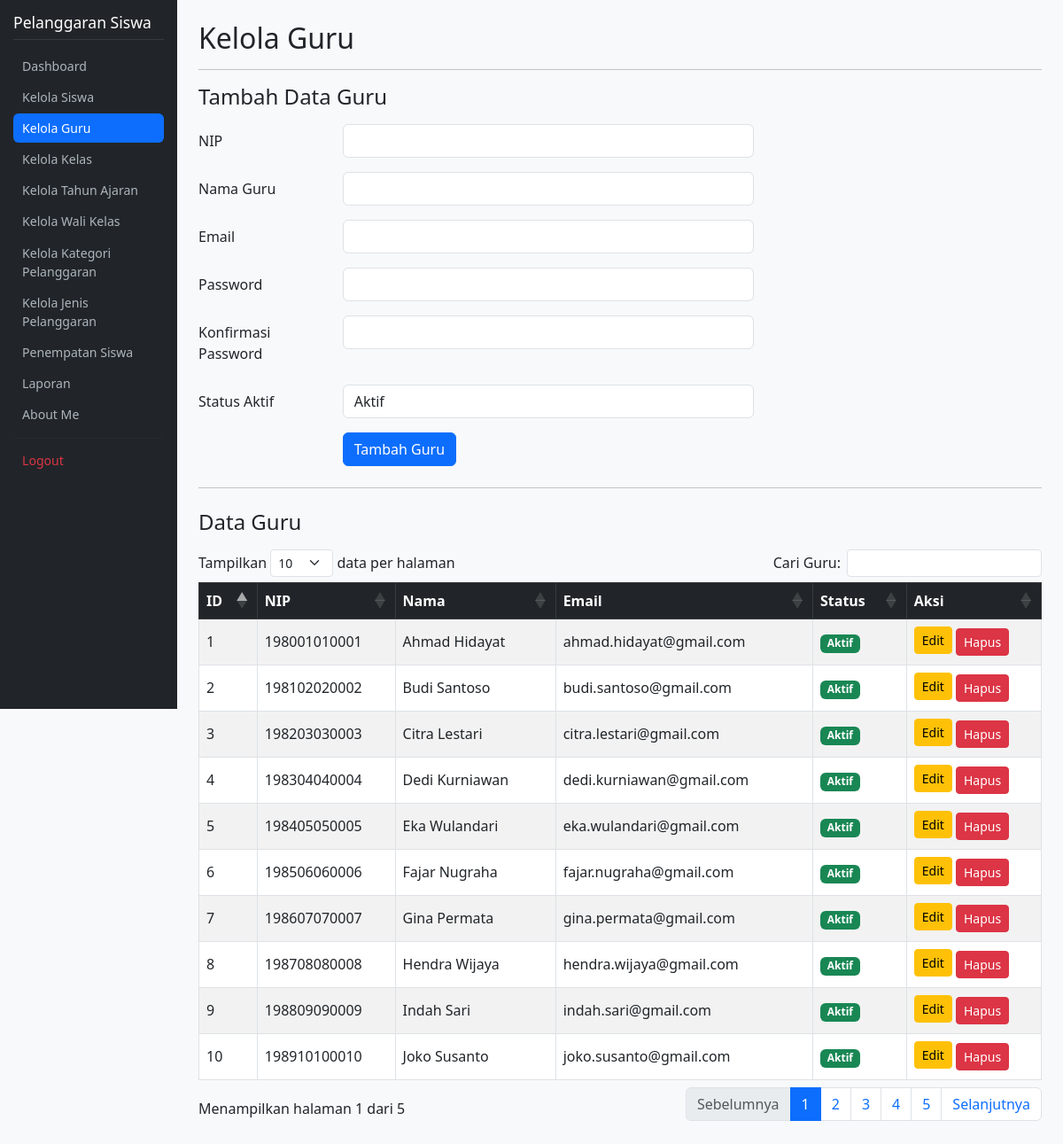
The page /kelola_guru.php (signed in) on the database its author committed.
### tables this page shows
CREATE TABLE `t_guru` (
  `id` int(11) NOT NULL,
  `nip` varchar(30) NOT NULL,
  `nama` varchar(150) DEFAULT NULL,
  `email` varchar(150) NOT NULL,
  `status_aktif` tinyint(1) NOT NULL,
  `user_id` int(11) NOT NULL,
  `created_at` timestamp NOT NULL DEFAULT current_timestamp(),
  `updated_at` timestamp NOT NULL DEFAULT current_timestamp()
);

### kelola_guru.php (the view, shortened to what this page needs)
<?php
include 'config/koneksi.php';
$sql = "SELECT
            t_guru.*,
            t_users.email AS email_user
        FROM t_guru
        LEFT JOIN t_users ON t_guru.user_id = t_users.id
        ORDER BY t_guru.id ASC";
$query = mysqli_query($koneksi, $sql);
?>
<!DOCTYPE html>
<html lang="id">
<head>
    <link href="https://cdn.jsdelivr.net/npm/bootstrap@5.3.0/dist/css/bootstrap.min.css" rel="stylesheet">
    <link rel="stylesheet" href="https://cdn.datatables.net/1.13.6/css/dataTables.bootstrap5.min.css">
</head>
<body class="bg-light">
<div class="container-fluid">
    <div class="row">
        <div class="sidebar-fixed">
            <h4 class="mb-3">Pelanggaran Siswa</h4>
            <ul class="nav flex-column">
                <li class="nav-item"><a href="dashboard.php" class="nav-link">Dashboard</a></li>
                <li class="nav-item"><a href="kelola_siswa.php" class="nav-link">Kelola Siswa</a></li>
                <li class="nav-item"><a href="kelola_guru.php" class="nav-link active">Kelola Guru</a></li>
                <li class="nav-item"><a href="kelola_kelas.php" class="nav-link">Kelola Kelas</a></li>
                <li class="nav-item"><a href="kelola_tahun_ajaran.php" class="nav-link">Kelola Tahun Ajaran</a></li>
                <li class="nav-item"><a href="kelola_wali_kelas.php" class="nav-link">Kelola Wali Kelas</a></li>
                <li class="nav-item"><a href="kelola_kategori_pelanggaran.php" class="nav-link">Kelola Kategori Pelanggaran</a></li>
                <li class="nav-item"><a href="kelola_jenis_pelanggaran.php" class="nav-link">Kelola Jenis Pelanggaran</a></li>
                <li class="nav-item"><a href="penempatan_siswa.php" class="nav-link">Penempatan Siswa</a></li>
                <li class="nav-item"><a href="pelanggaran.php" class="nav-link">Laporan</a></li>
                <li class="nav-item"><a href="tentang_saya.php" class="nav-link">About Me</a></li>
            </ul>
            <hr>
            <ul class="nav flex-column">
                <li class="nav-item"><a href="logout.php" class="nav-link logout">Logout</a></li>
            </ul>
        </div>
        <main class="p-4 main-content">
            <h2>Kelola Guru</h2>
            <hr>
            <h4 class="mb-3">Tambah Data Guru</h4>
            <form action="proses_guru.php" method="POST">
                <div class="mb-3 row">
                    <label class="col-sm-2 col-form-label">NIP</label>
                    <div class="col-sm-6">
                        <input type="text" name="nip" class="form-control" required>
                    </div>
                </div>
                <div class="mb-3 row">
                    <label class="col-sm-2 col-form-label">Nama Guru</label>
                    <div class="col-sm-6">
                        <input type="text" name="nama" class="form-control" required>
                    </div>
                </div>
                <div class="mb-3 row">
                    <label class="col-sm-2 col-form-label">Email</label>
                    <div class="col-sm-6">
                        <input type="email" name="email" class="form-control" required>
                    </div>
                </div>
                <div class="mb-3 row">
                    <label class="col-sm-2 col-form-label">Password</label>
                    <div class="col-sm-6">
                        <input type="password" name="password" class="form-control" required>
                    </div>
                </div>
                <div class="mb-3 row">
                    <label class="col-sm-2 col-form-label">Konfirmasi Password</label>
                    <div class="col-sm-6">
                        <input type="password" name="konfirmasi_password" class="form-control" required>
                    </div>
                </div>
                <div class="mb-3 row">
                    <label class="col-sm-2 col-form-label">Status Aktif</label>
                    <div class="col-sm-6">
                        <select name="status_aktif" class="form-control" required>
                            <option value="1">Aktif</option>
                        </select>
                    </div>
                </div>
                <div class="mb-3 row">
                    <div class="col-sm-6 offset-sm-2">
                        <button type="submit" class="btn btn-primary">Tambah Guru</button>
                    </div>
                </div>
            </form>
            <hr class="my-4">
            <h4 class="mb-3">Data Guru</h4>
            <div class="table-responsive">
                <table id="tabelGuru" class="table table-bordered table-striped align-middle" style="width:100%">
                    <thead class="table-dark">
                        <tr>
                            <th>ID</th>
                            <th>NIP</th>
                            <th>Nama</th>
                            <th>Email</th>
                            <th>Status</th>
                            <th>Aksi</th>
                        </tr>
                    </thead>
                    <tbody>
                        <?php if ($query && mysqli_num_rows($query) > 0) {
                            while ($guru = mysqli_fetch_assoc($query)) { ?>
                            <tr>
                                <td><?= htmlspecialchars($guru['id']); ?></td>
                                <td><?= htmlspecialchars($guru['nip']); ?></td>
                                <td><?= htmlspecialchars($guru['nama']); ?></td>
                                <td><?= htmlspecialchars($guru['email'] ?? $guru['email_user'] ?? '-'); ?></td>
                                <td>
                                    <?= ($guru['status_aktif'] == 1) ? '<span class="badge bg-success">Aktif</span>' : '<span class="badge bg-danger">Tidak Aktif</span>'; ?>
                                </td>
                                <td>
                                    <a href="edit_guru.php?id=<?= $guru['id']; ?>" class="btn btn-warning btn-sm mb-1">Edit</a>
                                    <a href="proses_guru.php?aksi=hapus&id=<?= $guru['id']; ?>"
                                       class="btn btn-danger btn-sm"
                                       onclick="return confirm('Yakin ingin menghapus data guru ini?')">
                                        Hapus
                                    </a>
                                </td>
                            </tr>
                        <?php } } ?>
                    </tbody>
                </table>
            </div>
        </main>
    </div>
</div>
</body>
</html>

### kelola_guru.php (style rules this page uses)
.sidebar-fixed { position: fixed; top: 0; left: 0; bottom: 0; width: 16.666667%; height: 100vh; z-index: 100; overflow: hidden; background-color: #212529; padding: 15px; }
.sidebar-fixed h4 { font-size: 1.1rem; margin-bottom: 0.8rem !important; color: #fff; border-bottom: 1px solid #373b3e; padding-bottom: 0.5rem; }
.sidebar-fixed .nav-item { margin-bottom: 2px !important; }
.sidebar-fixed .nav-link { color: #adb5bd; padding: 6px 10px; font-size: 0.88rem; border-radius: 0.375rem; }
.sidebar-fixed .nav-link:hover, .sidebar-fixed .nav-link.active { color: #fff; background-color: #0d6efd; }
.sidebar-fixed .nav-link.logout { color: #dc3545; }
.sidebar-fixed hr { margin: 0.5rem 0; border-color: #373b3e; }
.main-content { margin-left: 16.666667%; width: 83.333333%; }

### rows shown on the page
t_guru: id "1", nip "198001010001", nama "Ahmad Hidayat", email "ahmad.hidayat@gmail.com", status_aktif "Aktif"
t_guru: id "2", nip "198102020002", nama "Budi Santoso", email "budi.santoso@gmail.com", status_aktif "Aktif"
t_guru: id "3", nip "198203030003", nama "Citra Lestari", email "citra.lestari@gmail.com", status_aktif "Aktif"
t_guru: id "4", nip "198304040004", nama "Dedi Kurniawan", email "dedi.kurniawan@gmail.com", status_aktif "Aktif"
t_guru: id "5", nip "198405050005", nama "Eka Wulandari", email "eka.wulandari@gmail.com", status_aktif "Aktif"
t_guru: id "6", nip "198506060006", nama "Fajar Nugraha", email "fajar.nugraha@gmail.com", status_aktif "Aktif"
t_guru: id "7", nip "198607070007", nama "Gina Permata", email "gina.permata@gmail.com", status_aktif "Aktif"
t_guru: id "8", nip "198708080008", nama "Hendra Wijaya", email "hendra.wijaya@gmail.com", status_aktif "Aktif"
t_guru: id "9", nip "198809090009", nama "Indah Sari", email "indah.sari@gmail.com", status_aktif "Aktif"
t_guru: id "10", nip "198910100010", nama "Joko Susanto", email "joko.susanto@gmail.com", status_aktif "Aktif"
